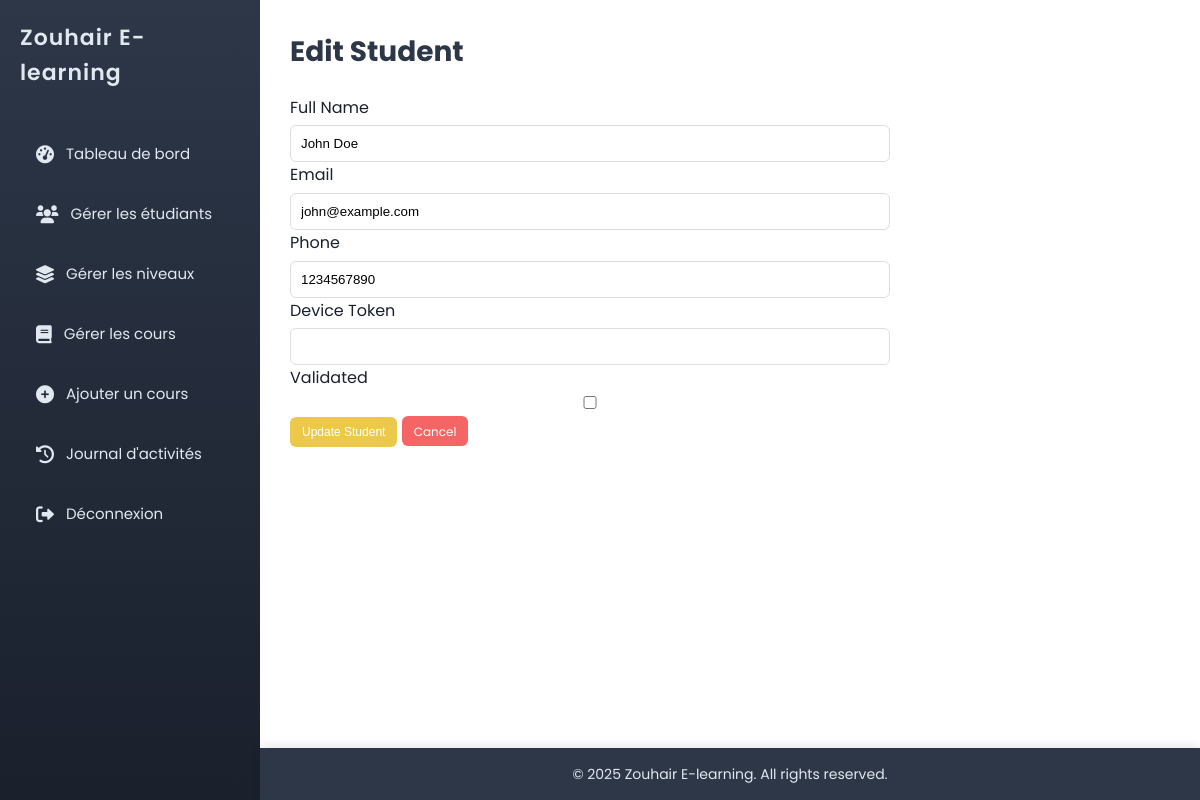
Page /admin/edit_student.php?id=1 (signed in) on the committed database.
### tables this page shows
CREATE TABLE `students` (
  `id` int(11) NOT NULL,
  `username` varchar(50) NOT NULL,
  `password` varchar(50) NOT NULL,
  `full_name` varchar(100) NOT NULL,
  `email` varchar(100) NOT NULL,
  `phone` varchar(20) NOT NULL,
  `is_validated` tinyint(1) DEFAULT 0,
  `device_token` varchar(255) DEFAULT NULL,
  `created_at` timestamp NOT NULL DEFAULT current_timestamp()
);

### admin/edit_student.php (the view, shortened to what this page needs)
<?php
require_once '../includes/config.php';
$student_id = $_GET['id'] ?? 0;
$stmt = $conn->prepare("SELECT full_name, email, phone, is_validated, device_token FROM students WHERE id = ?");
$stmt->bind_param("i", $student_id);
$stmt->execute();
$student = $stmt->get_result()->fetch_assoc();
?>
<!DOCTYPE html>
<html lang="en">
<head>
    <link rel="stylesheet" href="../assets/css/admin.css">
</head>
<body>
    <?php include '../includes/header.php'; ?>
    <main class="dashboard">
        <h1>Edit Student</h1>
        <form method="POST" class="course-form">
            <div class="form-group">
                <label for="full_name">Full Name</label>
                <input type="text" id="full_name" name="full_name" value="<?php echo htmlspecialchars($student['full_name']); ?>" required>
            </div>
            <div class="form-group">
                <label for="email">Email</label>
                <input type="email" id="email" name="email" value="<?php echo htmlspecialchars($student['email']); ?>" required>
            </div>
            <div class="form-group">
                <label for="phone">Phone</label>
                <input type="text" id="phone" name="phone" value="<?php echo htmlspecialchars($student['phone']); ?>" required>
            </div>
            <div class="form-group">
                <label for="device_token">Device Token</label>
                <input type="text" id="device_token" name="device_token" value="<?php echo htmlspecialchars($student['device_token']); ?>">
            </div>
            <div class="form-group">
                <label for="is_validated">Validated</label>
                <input type="checkbox" id="is_validated" name="is_validated" <?php echo $student['is_validated'] ? 'checked' : ''; ?>>
            </div>
            <button type="submit" class="btn-action edit">Update Student</button>
            <a href="manage_students.php" class="btn-action delete">Cancel</a>
        </form>
    </main>
    <?php include '../includes/footer.php'; ?>
</body>
</html>

### assets/css/admin.css (style rules this page uses)
* { margin: 0; padding: 0; box-sizing: border-box; }
body { font-family: 'Poppins', sans-serif; background-color: #f0f2f5; color: #1a202c; display: flex; min-height: 100vh; line-height: 1.6; transition: opacity 0.2s ease; }
body, canvas, .pdf-container { user-select: none; -webkit-user-select: none; -moz-user-select: none; -ms-user-select: none; -webkit-user-drag: none; }
.dashboard h1 { font-size: 28px; font-weight: 700; color: #2d3748; margin-bottom: 20px; }
.btn-action { padding: 6px 12px; border: none; border-radius: 6px; cursor: pointer; font-size: 12px; color: #fff; text-decoration: none; display: inline-flex; align-items: center; justify-content: center; transition: all 0.3s ease; min-width: 30px; height: 30px; }
.btn-action.edit { background-color: #ecc94b; }
.btn-action.delete { background-color: #f56565; }
.course-form { max-width: 600px; margin: 20px 0; }
.course-form .form-group select, .course-form .form-group input { width: 100%; padding: 10px; margin-top: 5px; border-radius: 6px; border: 1px solid #ddd; }

### rows in the picture
students: full_name "John Doe", email "john@example.com", phone "1234567890"
